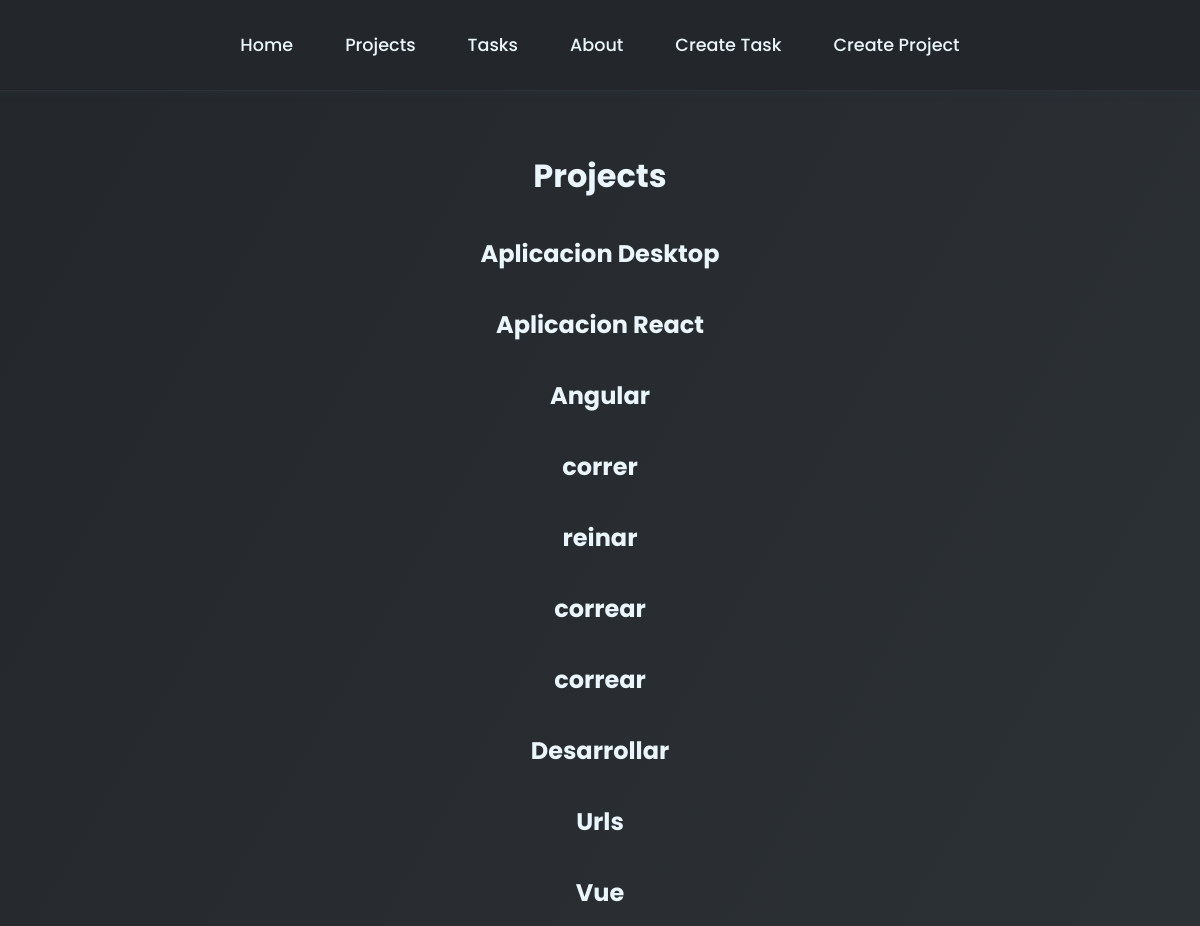
/projects/, run on the app's committed database.
### myapp/models.py (models this page shows, shortened)
class Project(models.Model):
    name = models.CharField(max_length=100)

### myapp/views.py (the view)
# urls.py: path('projects/', views.projects, name='projects'),
def projects(request):
    projects: list = list(Project.objects.all())
    return render(request, "projects/projects.html", {"projects": projects})

### myapp/templates/projects/projects.html
{% extends "layouts/base.html" %}
{% block content %}
{% load static %}
{% block extra_head %}
<link rel="stylesheet" href="{% static 'styles/index.css' %}">
{% endblock %}
<h1>Projects</h1>
{% for project in projects %}
    <div>
        <h2>{{ project.name }}</h2>
    </div>
{% endfor %}
{% endblock content %}

### myapp/static/styles/style.css (style rules this page uses)
body { font-family: 'Poppins', sans-serif; background: linear-gradient(120deg, #23272b 0%, #2c3136 100%); color: #eaf6fb; margin: 0; padding: 0; box-sizing: border-box; font-size: 16px; }
h1, h2, h3, h4, h5, h6 { color: #eaf6fb; margin-bottom: 1rem; }

### myapp/static/styles/index.css (style rules this page uses)
body { background: linear-gradient(120deg, #23272b 0%, #2c3136 100%); min-height: 100vh; margin: 0; font-family: 'Poppins', 'Segoe UI', 'Roboto', Arial, sans-serif; color: #eaf6fb; display: flex; flex-direction: column; align-items: center; justify-content: flex-start; }

### data on the page
Project: name "Aplicacion Desktop"
Project: name "Aplicacion React"
Project: name "Angular"
Project: name "correr"
Project: name "reinar"
Project: name "correar"
Project: name "correar"
Project: name "Desarrollar"
Project: name "Urls"
Project: name "Vue"
